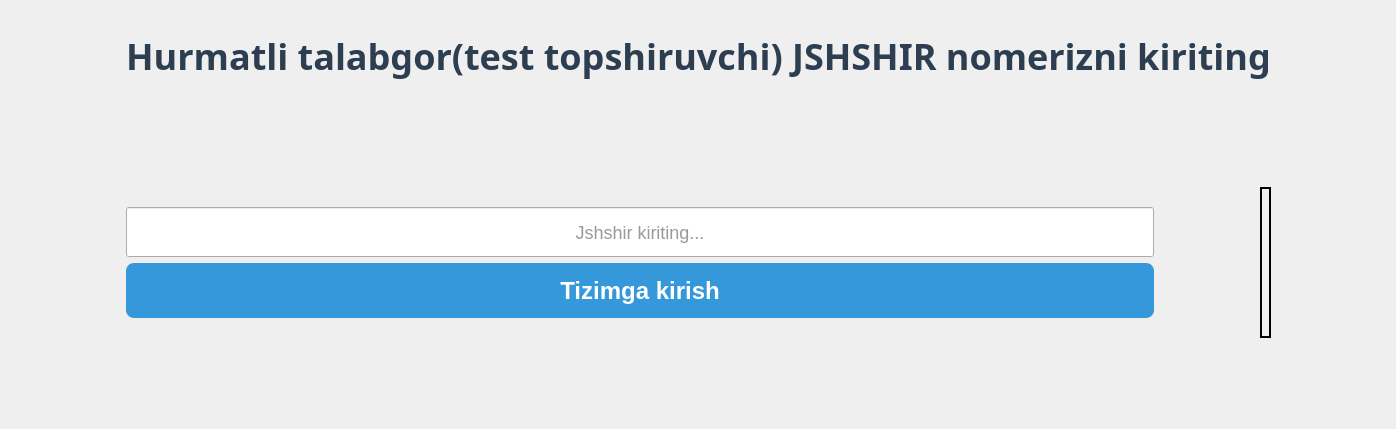
      <widget class="QWidget" name="page_pinfl">
       <layout class="QGridLayout" name="gridLayout">
        <item row="0" column="1">
         <spacer name="verticalSpacer_2">
          <property name="orientation">
           <enum>Qt::Vertical</enum>
          </property>
          <property name="sizeType">
           <enum>QSizePolicy::Preferred</enum>
          </property>
          <property name="sizeHint" stdset="0">
           <size>
            <width>20</width>
            <height>20</height>
           </size>
          </property>
         </spacer>
        </item>
        <item row="1" column="0">
         <spacer name="horizontalSpacer">
          <property name="orientation">
           <enum>Qt::Horizontal</enum>
          </property>
          <property name="sizeHint" stdset="0">
           <size>
            <width>115</width>
            <height>20</height>
           </size>
          </property>
         </spacer>
        </item>
        <item row="1" column="1" colspan="2">
         <layout class="QVBoxLayout" name="verticalLayout_5">
          <item>
           <widget class="QLabel" name="label">
            <property name="font">
             <font>
              <family>Segoe UI,Arial</family>
              <pointsize>-1</pointsize>
              <weight>75</weight>
              <bold>true</bold>
             </font>
            </property>
            <property name="styleSheet">
             <string notr="true">QLabel {
    color: #2c3e50;
    font-size: 36px;
    font-weight: bold;
    font-family: &quot;Segoe UI&quot;, &quot;Arial&quot;;
}</string>
            </property>
            <property name="frameShape">
             <enum>QFrame::NoFrame</enum>
            </property>
            <property name="text">
             <string>Hurmatli talabgor(test topshiruvchi) JSHSHIR nomerizni kiriting</string>
            </property>
            <property name="textFormat">
             <enum>Qt::PlainText</enum>
            </property>
            <property name="scaledContents">
             <bool>true</bool>
            </property>
            <property name="alignment">
             <set>Qt::AlignCenter</set>
            </property>
           </widget>
          </item>
          <item>
           <spacer name="verticalSpacer">
            <property name="orientation">
             <enum>Qt::Vertical</enum>
            </property>
            <property name="sizeType">
             <enum>QSizePolicy::Fixed</enum>
            </property>
            <property name="sizeHint" stdset="0">
             <size>
              <width>20</width>
              <height>100</height>
             </size>
            </property>
           </spacer>
          </item>
          <item>
           <layout class="QHBoxLayout" name="horizontalLayout">
            <item>
             <layout class="QVBoxLayout" name="verticalLayout_3">
              <item>
               <widget class="QLabel" name="label_10">
                <property name="text">
                 <string/>
                </property>
               </widget>
              </item>
              <item>
               <layout class="QVBoxLayout" name="verticalLayout">
                <item>
                 <widget class="QLineEdit" name="input_pinfl">
                  <property name="sizePolicy">
                   <sizepolicy hsizetype="Expanding" vsizetype="Fixed">
                    <horstretch>0</horstretch>
                    <verstretch>0</verstretch>
                   </sizepolicy>
                  </property>
                  <property name="minimumSize">
                   <size>
                    <width>0</width>
                    <height>50</height>
                   </size>
                  </property>
                  <property name="font">
                   <font>
                    <pointsize>-1</pointsize>
                   </font>
                  </property>
                  <property name="tabletTracking">
                   <bool>false</bool>
                  </property>
                  <property name="styleSheet">
                   <string notr="true">QLineEdit {
        font-size: 18px;
        color: #333;
    }

    QLineEdit:focus {
        border: 2px solid #0078d7;
        background-color: #ffffff;
        color: #000000;
    }</string>
                  </property>
                  <property name="inputMask">
                   <string/>
                  </property>
                  <property name="text">
                   <string/>
                  </property>
                  <property name="maxLength">
                   <number>14</number>
                  </property>
                  <property name="alignment">
                   <set>Qt::AlignCenter</set>
                  </property>
                  <property name="dragEnabled">
                   <bool>true</bool>
                  </property>
                  <property name="placeholderText">
                   <string notr="true">Jshshir kiriting...</string>
                  </property>
                 </widget>
                </item>
                <item>
                 <widget class="QPushButton" name="btn_check_im">
                  <property name="minimumSize">
                   <size>
                    <width>0</width>
                    <height>55</height>
                   </size>
                  </property>
                  <property name="font">
                   <font>
                    <pointsize>-1</pointsize>
                    <weight>75</weight>
                    <bold>true</bold>
                   </font>
                  </property>
                  <property name="styleSheet">
                   <string notr="true">QPushButton {
    background-color: #3498db;
    color: white;
    border: none;
    border-radius: 8px;
    padding: 8px 16px;
    font-size: 24px;
    font-weight: bold;
}

QPushButton:hover {
    background-color: #2980b9;
}

QPushButton:pressed {
    background-color: #1c6ea4;
    padding-left: 10px;
    padding-top: 10px;
}
</string>
                  </property>
                  <property name="text">
                   <string>Tizimga kirish</string>
                  </property>
                  <property name="icon">
                   <iconset theme="check">
                    <normaloff>.</normaloff>.</iconset>
                  </property>
                  <property name="autoDefault">
                   <bool>true</bool>
                  </property>
                  <property name="default">
                   <bool>true</bool>
                  </property>
                  <property name="flat">
                   <bool>false</bool>
                  </property>
                 </widget>
                </item>
               </layout>
              </item>
              <item>
               <widget class="QLabel" name="label_5">
                <property name="text">
                 <string/>
                </property>
               </widget>
              </item>
             </layout>
            </item>
            <item>
             <spacer name="horizontalSpacer_15">
              <property name="orientation">
               <enum>Qt::Horizontal</enum>
              </property>
              <property name="sizeType">
               <enum>QSizePolicy::Fixed</enum>
              </property>
              <property name="sizeHint" stdset="0">
               <size>
                <width>100</width>
                <height>20</height>
               </size>
              </property>
             </spacer>
            </item>
            <item>
             <widget class="QLabel" name="label_4">
              <property name="frameShape">
               <enum>QFrame::Panel</enum>
              </property>
              <property name="lineWidth">
               <number>2</number>
              </property>
              <property name="text">
               <string/>
              </property>
              <property name="pixmap">
               <pixmap>:/resources/images/ps.png</pixmap>
              </property>
              <property name="scaledContents">
               <bool>true</bool>
              </property>
              <property name="alignment">
               <set>Qt::AlignCenter</set>
              </property>
              <property name="wordWrap">
               <bool>true</bool>
              </property>
              <property name="margin">
               <number>0</number>
              </property>
             </widget>
            </item>
           </layout>
          </item>
         </layout>
        </item>
        <item row="1" column="3">
         <spacer name="horizontalSpacer_2">
          <property name="orientation">
           <enum>Qt::Horizontal</enum>
          </property>
          <property name="sizeHint" stdset="0">
           <size>
            <width>114</width>
            <height>20</height>
           </size>
          </property>
         </spacer>
        </item>
        <item row="2" column="2">
         <spacer name="verticalSpacer_3">
          <property name="orientation">
           <enum>Qt::Vertical</enum>
          </property>
          <property name="sizeType">
           <enum>QSizePolicy::Preferred</enum>
          </property>
          <property name="sizeHint" stdset="0">
           <size>
            <width>20</width>
            <height>80</height>
           </size>
          </property>
         </spacer>
        </item>
       </layout>
      </widget>
